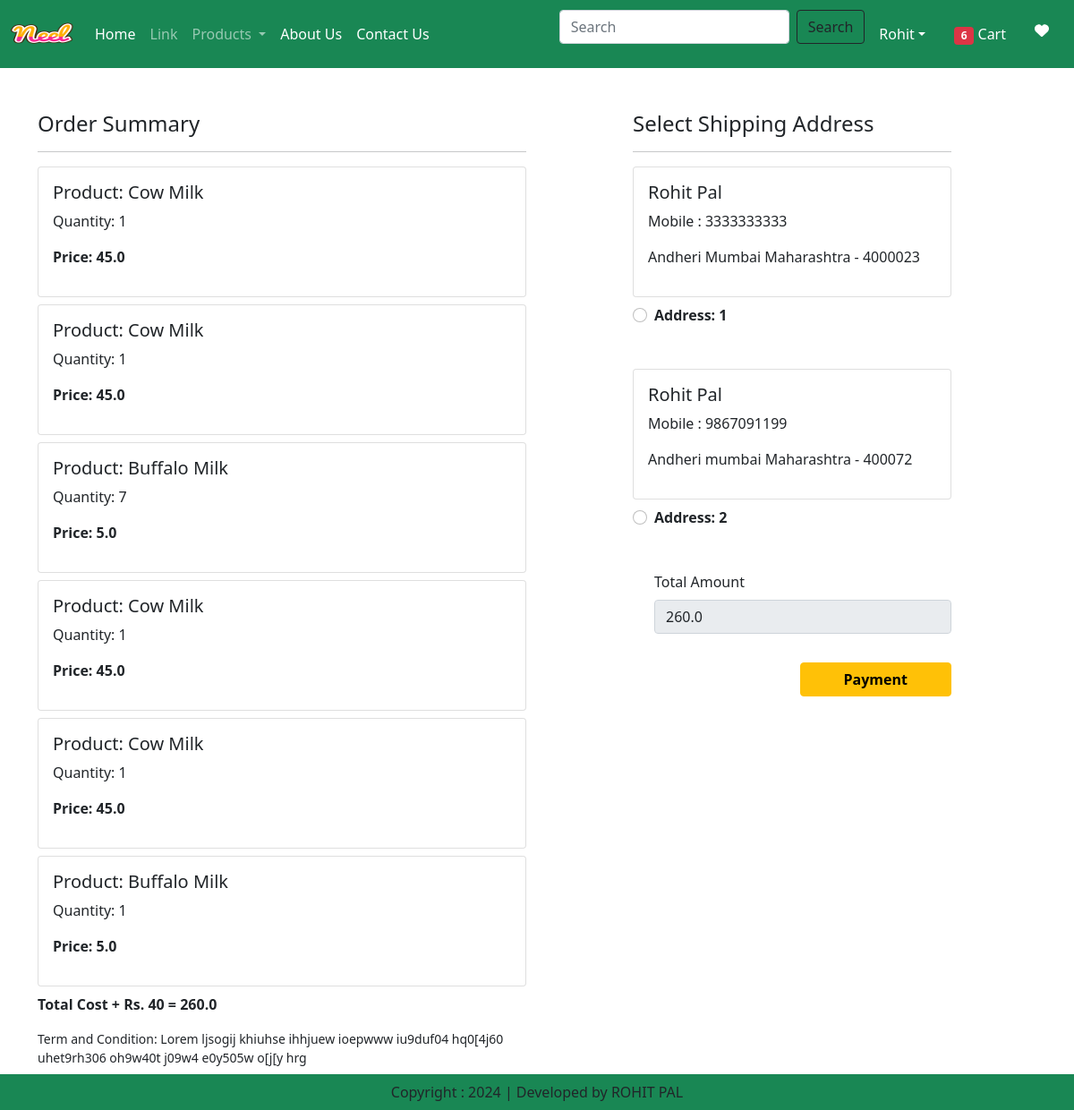
Page /checkout/ (signed in) on the committed database.
### milkapp/models.py (models this page shows, shortened)
class Cart(models.Model):
    user = models.ForeignKey(User,on_delete=models.CASCADE)
    product = models.ForeignKey(Product,on_delete=models.CASCADE)
    quantity = models.PositiveIntegerField(default=1)

class Product(models.Model):
    title=models.CharField(max_length=100)
    selling_price = models.FloatField()
    discounted_price = models.FloatField()
    description = models.TextField()
    composition = models.TextField(default="")
    prodapp=models.TextField(default="")
    category=models.CharField(choices=CATEGORY_CHOICES, max_length=2)
    product_image = models.ImageField(upload_to='product')

class Customer(models.Model):
    user = models.ForeignKey(User, on_delete=models.CASCADE)
    name = models.CharField(max_length=200)
    locality = models.CharField(max_length=200)
    city = models.CharField(max_length=50)
    mobile = models.IntegerField(default=0)
    zipcode=models.IntegerField()
    state=models.CharField(choices=STATE_CHOICES, max_length=100)

### milkapp/views.py (the view, shortened to what this page needs)
# urls.py: path('checkout/', views.checkout.as_view() ,name="checkout"),
@method_decorator(login_required,name='dispatch')
class checkout(View):
    def get(self, request):
        totalitem=0
        wishitem=0
        if request.user.is_authenticated:
            totalitem = len(Cart.objects.filter(user=request.user))
            wishitem = len(Wishlist.objects.filter(user=request.user))
        user=request.user
        add=Customer.objects.filter(user=user)
        cart_items=Cart.objects.filter(user=user)
        famount=0
        for p in cart_items:
            value= p.quantity * p.product.discounted_price
            famount = famount + value
        totalamount = famount + 40
        razoramount = int(totalamount * 100)
        client = razorpay.Client(auth=(settings.RAZOR_KEY_ID, settings.RAZOR_KEY_SECRET))
        data = {"amount": razoramount, "currency":"INR", "receipt":"order_rcptid_12"}
        payment_response = client.order.create(data=data)
        order_id=payment_response['id']
        order_status = payment_response['status']
        return render(request, "milkapp/checkout.html",locals())

### milkapp/templates/milkapp/checkout.html (shortened to what this page needs)
{% extends 'milkapp/base.html' %}
{% load static %}
{% block main-content %}
<div class="container">
    <div class="row mt-5">
        <div class="col-sm-6">
            <h4>Order Summary</h4>
            <hr>
            {% for item in cart_items %}
            <div class="card mb-2">
                <div class="card-body">
                    <h5>Product: {{item.product.title}}</h5>
                    <p>Quantity: {{item.quantity}}</p>
                    <p class="fw-bold">Price: {{item.product.discounted_price}}</p>
                </div>
            </div>
            {% endfor %}
            <p class="fw-bold">Total Cost + Rs. 40 = {{totalamount}}</p>
            <small>Term and Condition: Lorem ljsogij khiuhse ihhjuew ioepwww iu9duf04 hq0[4j60 uhet9rh306 oh9w40t j09w4 e0y505w o[j[y hrg</small>
        </div>
        <div class="col-sm-4 offset-sm-1">
            <h4>Select Shipping Address</h4>
<hr>
<form method="post" id="myform">
    {% for ad in add %}
    <div class="card">
        <div class="card-body">
            <h5>{{ad.name}}</h5>
            <p>Mobile : {{ad.mobile}}</p>
            <p>{{ad.locality}} {{ad.city}} {{ad.state}} - {{ad.zipcode}}</p>
        </div>
    </div>
    <div class="form-check mt-2 mb-5">
<input class="form-check-input" type="radio" name="custid" id="custadd{{forloop.counter}}" value="{{ad.id}}">
<label class="form-check-label fw-bold" for="custadd{{forloop.counter}}">Address: {{forloop.counter}}</label>
    </div>
{% endfor %}
<div class="form-check mb-3">
    <label for="totamount" class="form-label">Total Amount</label>
    <input type="number" class="form-control" name="totamount" value="{{totalamount}}" readonly>
</div>
<div class="text-end">
    <button id="rzp-button1" type="submit" class="btn btn-warning mt-3 px-5 fw-bold">Payment</button>
</div>
</form>
        </div>
    </div>
</div>
<br><br>
{% endblock main-content %}

### rows in the picture
Cart: product "Cow Milk", quantity "1", product.discounted_price "45.0"
Cart: product "Cow Milk", quantity "1", product.discounted_price "45.0"
Cart: product "Buffalo Milk", quantity "7", product.discounted_price "5.0"
Cart: product "Cow Milk", quantity "1", product.discounted_price "45.0"
Cart: product "Cow Milk", quantity "1", product.discounted_price "45.0"
Cart: product "Buffalo Milk", quantity "1", product.discounted_price "5.0"
Customer: name "Rohit Pal", mobile "3333333333", locality "Andheri", city "Mumbai", state "Maharashtra", zipcode "4000023"
Customer: name "Rohit Pal", mobile "9867091199", locality "Andheri", city "mumbai", state "Maharashtra", zipcode "400072"

### other values in the picture
{{ totalitem }} "6"
{{ totalamount }} "260.0"
